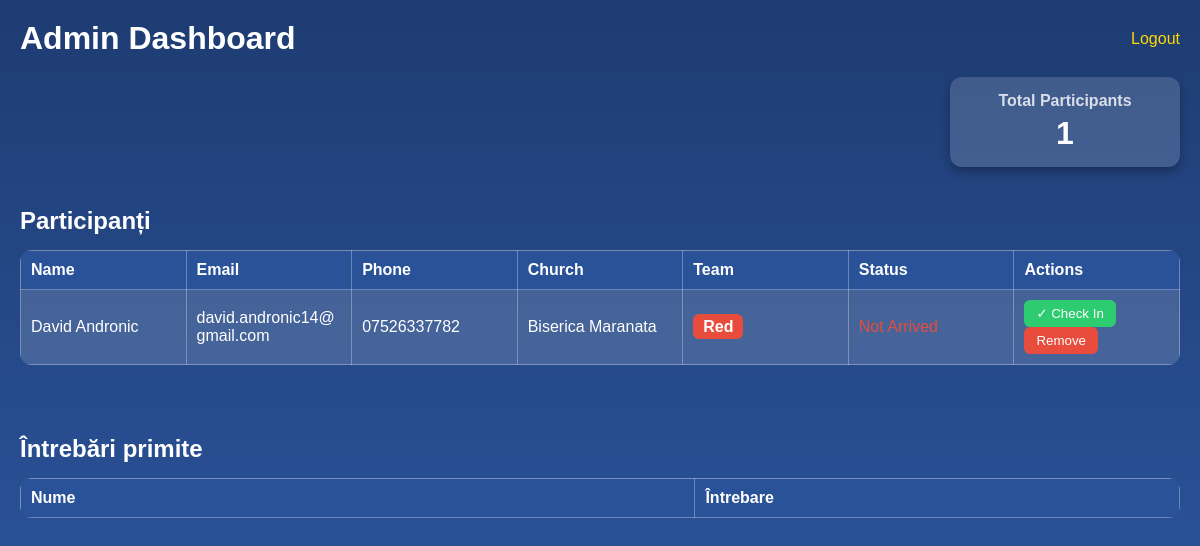
/admin-dashboard (signed in), run on an earlier commit of the app's database.
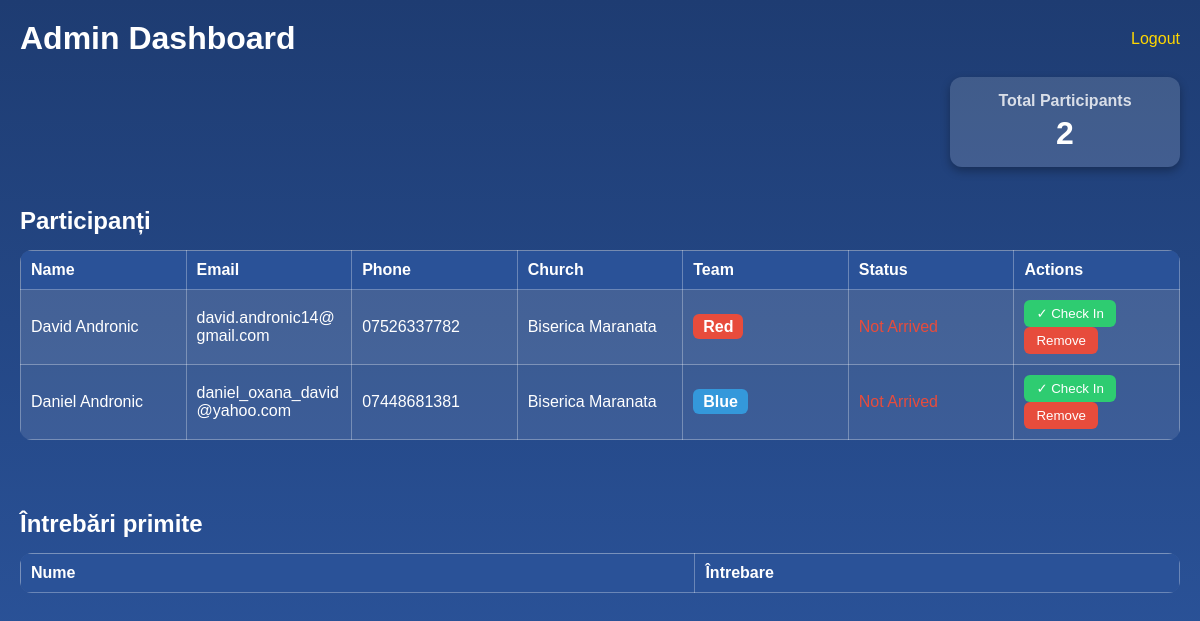
And on a later commit of the database.
### app.py (models this page shows)
class Participant(db.Model):
    id = db.Column(db.Integer, primary_key=True)
    name = db.Column(db.String(100), nullable=False)
    email = db.Column(db.String(120), unique=True, nullable=False)
    phone = db.Column(db.String(50))
    church = db.Column(db.String(100))
    team = db.Column(db.String(20))
    checked_in = db.Column(db.Boolean, default=False)
    question = db.Column(db.Text, nullable=True)
    anonymous = db.Column(db.Boolean, default=False)

### app.py (the view)
@app.route("/admin-dashboard")
def admin_dashboard():
    if "admin" not in session:
        return redirect(url_for("admin_login"))
    participants = Participant.query.all()
    total_count = Participant.query.count()
    return render_template(
        "admin_dashboard.html",
        participants=participants,
        total_count=total_count,
        teams=TEAMS
    )

### templates/admin_dashboard.html (shortened to what this page needs)
<!DOCTYPE html>
<html>
<head>
</head>
<body>
<div class="header">
<h1>Admin Dashboard</h1>
<a href="{{ url_for('admin_logout') }}">Logout</a>
</div>
<div class="stats-container">
    <div class="stat-box">
        <h3>Total Participants</h3>
        <p>{{ total_count }}</p>
    </div>
</div>
<h2 class="section-title">Participanți</h2>
<div class="table-container">
<table>
<tr>
<th>Name</th>
<th>Email</th>
<th>Phone</th>
<th>Church</th>
<th>Team</th>
<th>Status</th>
<th>Actions</th>
</tr>
{% for p in participants %}
<tr>
<td>{{ p.name }}</td>
<td>{{ p.email }}</td>
<td>{{ p.phone }}</td>
<td>{{ p.church }}</td>
<td>
<span style="
background: {{ teams[p.team] }};
color:white;
padding:4px 10px;
border-radius:6px;
font-weight:bold;
">
{{ p.team }}
</span>
</td>
<td>
{% if p.checked_in %}
<span style="color:#2ecc71; font-weight:bold;">Checked In</span>
{% else %}
<span style="color:#e74c3c;">Not Arrived</span>
{% endif %}
</td>
<td>
{% if not p.checked_in %}
<form method="POST"
      action="{{ url_for('admin_checkin', participant_id=p.id) }}"
      style="display:inline;">
<button type="submit" class="checkin-btn">
✓ Check In
</button>
</form>
{% endif %}
<form method="POST"
      action="{{ url_for('admin_remove', participant_id=p.id) }}"
      onsubmit="return confirmRemove();"
      style="display:inline;">
<button type="submit" class="delete-btn">
Remove
</button>
</form>
</td>
</tr>
{% endfor %}
</table>
</div>
<h2 class="section-title">Întrebări primite</h2>
<div class="table-container">
<table>
<tr>
<th>Nume</th>
<th style="width:40%;">Întrebare</th>
</tr>
</table>
</div>
</body>
</html>

### templates/admin_dashboard.html (style rules this page uses)
body { margin:0; background:linear-gradient(to bottom,#1e3c72,#2a5298); color:white; font-family:Arial; padding:20px; }
.table-container { overflow-x:auto; width:100%; }
td, th { word-break: break-word; overflow-wrap: break-word; }
.header { display:flex; justify-content:space-between; align-items:center; flex-wrap:wrap; margin-bottom:20px; }
.header h1 { margin:0; }
.stats-container { display:flex; justify-content:flex-end; margin-bottom:20px; }
.stat-box { background:rgba(255,255,255,0.15); padding:15px 25px; border-radius:12px; text-align:center; min-width:180px; box-shadow:0 4px 10px rgba(0,0,0,0.3); }
.stat-box h3 { margin:0; font-size:16px; opacity:0.8; }
.stat-box p { font-size:32px; margin:5px 0 0 0; font-weight:bold; }
table { width:100%; border-collapse:collapse; background:rgba(255,255,255,0.1); border-radius:12px; overflow:hidden; margin-bottom:30px; }
th,td { padding:10px; border:1px solid rgba(255,255,255,0.3); text-align:left; }
th { background:#2a5298; }
tr:nth-child(even) { background:rgba(255,255,255,0.05); }
.delete-btn { background-color: #e74c3c; border: none; color: white; padding: 6px 12px; border-radius: 6px; cursor: pointer; }
.checkin-btn { background-color: #2ecc71; border: none; color: white; padding: 6px 12px; border-radius: 6px; cursor: pointer; margin-right:5px; }
a { color:gold; text-decoration:none; }
.section-title { margin-top:40px; margin-bottom:15px; }
table { table-layout: fixed; }

What changed in the data, as far as the page shows it:
added Participant: name "Daniel Andronic", email "daniel_oxana_david@yahoo.com", phone "07448681381", church "Biserica Maranata", team "Blue", checked_in "Not Arrived"
Also different on the page:
{{ total_count }}: "1" → "2"
